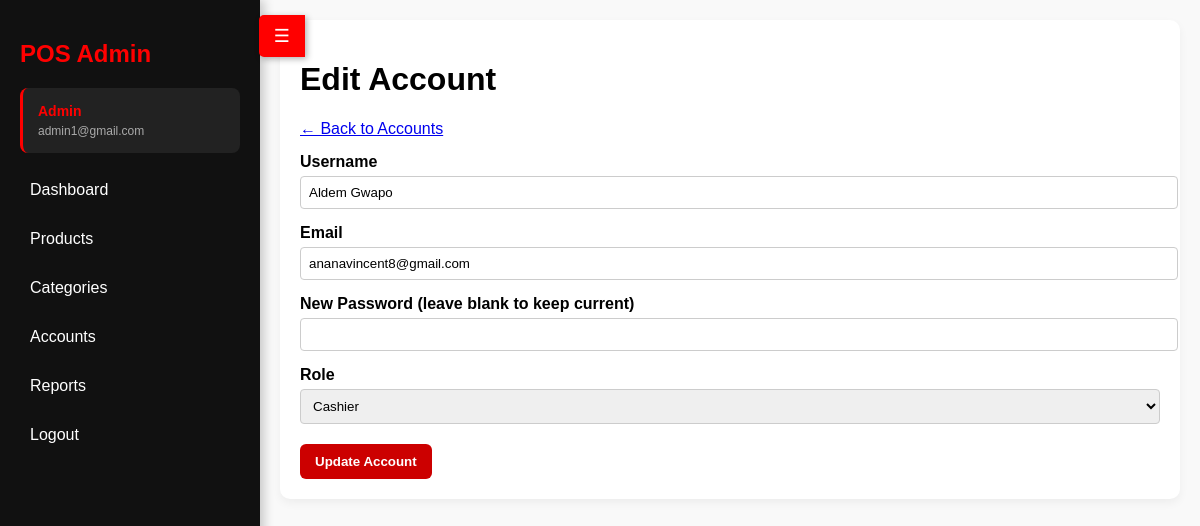
The page /admin/account_form.php?id=9 (signed in) on the database its author committed.
### tables this page shows
CREATE TABLE `users` (
  `id` int(11) NOT NULL,
  `username` varchar(50) NOT NULL,
  `email` varchar(255) DEFAULT NULL,
  `password` varchar(255) NOT NULL,
  `role` enum('admin','cashier') NOT NULL,
  `reset_code` varchar(10) DEFAULT NULL,
  `created_at` timestamp NOT NULL DEFAULT current_timestamp()
);

### admin/account_form.php (the view, shortened to what this page needs)
<?php
require_once __DIR__ . '/../db.php';
$id = $_GET['id'] ?? null;
$username = "";
$email = "";
$role = "cashier";
$editMode = false;
if ($id) {
    $stmt = $conn->prepare("SELECT id, username, email, role FROM users WHERE id = ?");
    $stmt->bind_param("i", $id);
    $stmt->execute();
    $res = $stmt->get_result();
    if ($res->num_rows > 0) {
        $row = $res->fetch_assoc();
        $username = $row['username'];
        $email = $row['email'];
        $role = $row['role'];
        $editMode = true;
    }
}
?>
<!doctype html>
<html>
<head>
</head>
<body>
<div class="sidebar" id="sidebar">
    <button id="toggle-btn">☰</button>
    <h2>POS Admin</h2>
    <div class="user-info">
      <div class="role"><?= ucfirst($_SESSION['role']) ?></div>
      <div class="email"><?= htmlspecialchars($_SESSION['email'] ?? '') ?></div>
    </div>
    <ul>
        <li><a href="index.php">Dashboard</a></li>
        <li><a href="products.php">Products</a></li>
        <li><a href="categories.php">Categories</a></li>
        <li><a href="accounts.php">Accounts</a></li>
        <li><a href="reports.php">Reports</a></li>
        <li><a href="../logout.php">Logout</a></li>
    </ul>
</div>
<div class="main" id="main">
    <div class="container">
        <div class="top-actions">
            <h1><?= $editMode ? "Edit Account" : "Add Account" ?></h1>
            <a class="btn" href="accounts.php">← Back to Accounts</a>
        </div>
        <form method="post">
            <label>Username</label>
            <input type="text" name="username" value="<?= htmlspecialchars($username) ?>" required>
            <label>Email</label>
            <input type="email" name="email" value="<?= htmlspecialchars($email) ?>" required>
            <label><?= $editMode ? "New Password (leave blank to keep current)" : "Password" ?></label>
            <input type="password" name="password" <?= $editMode ? "" : "required" ?>>
            <label>Role</label>
            <select name="role" required>
                <option value="cashier" <?= $role=="cashier"?"selected":"" ?>>Cashier</option>
            </select>
            <button type="submit"><?= $editMode ? "Update Account" : "Create Account" ?></button>
        </form>
    </div>
</div>
</body>
</html>

### admin/account_form.php (style rules this page uses)
body { font-family: Arial, sans-serif; margin:0; display:flex; background:#f9f9f9; transition: margin-left 0.3s ease; }
.sidebar { width:220px; background:#111; color:#fff; min-height:100vh; padding:20px; transition:transform 0.3s ease; position:fixed; left:0; top:0; z-index:100; box-shadow:4px 0 10px rgba(0,0,0,0.2); }
.sidebar h2 { margin-bottom:20px; color:#ff0000; }
.sidebar .user-info { background: #222; padding: 15px; border-radius: 8px; margin-bottom: 20px; border-left: 3px solid #ff0000; }
.sidebar .user-info .role { color: #ff0000; font-weight: bold; font-size: 14px; margin-bottom: 5px; }
.sidebar .user-info .email { color: #aaa; font-size: 12px; word-break: break-all; }
.sidebar ul { list-style:none; padding:0; }
.sidebar ul li { margin:15px 0; }
.sidebar ul li a { color:#fff; text-decoration:none; display:block; padding:8px 10px; border-radius:6px; transition:0.2s; }
#toggle-btn { background:#ff0000; color:#fff; border:none; padding:10px 15px; font-size:18px; cursor:pointer; position:absolute; top:15px; right:-45px; border-radius:5px 0 0 5px; transition:0.3s; box-shadow:2px 2px 6px rgba(0,0,0,0.3); }
.main { flex:1; padding:20px; margin-left:260px; transition: margin-left 0.3s ease; }
.container { background:#fff; padding:20px; border-radius:10px; box-shadow:0 4px 10px rgba(0,0,0,0.05); }
form label { display:block; margin-top:15px; font-weight:600; }
form input, form select { width:100%; padding:8px; margin-top:5px; border-radius:4px; border:1px solid #ccc; }
form button { margin-top:20px; padding:10px 15px; background:#cc0000; color:#fff; border:none; border-radius:6px; cursor:pointer; font-weight:600; }

### rows shown on the page
users: username "Aldem Gwapo", email "ananavincent8@gmail.com", role "Cashier"

### other values the page prints
$_SESSION['role'] "Admin"
$_SESSION['email'] "admin1@gmail.com"
